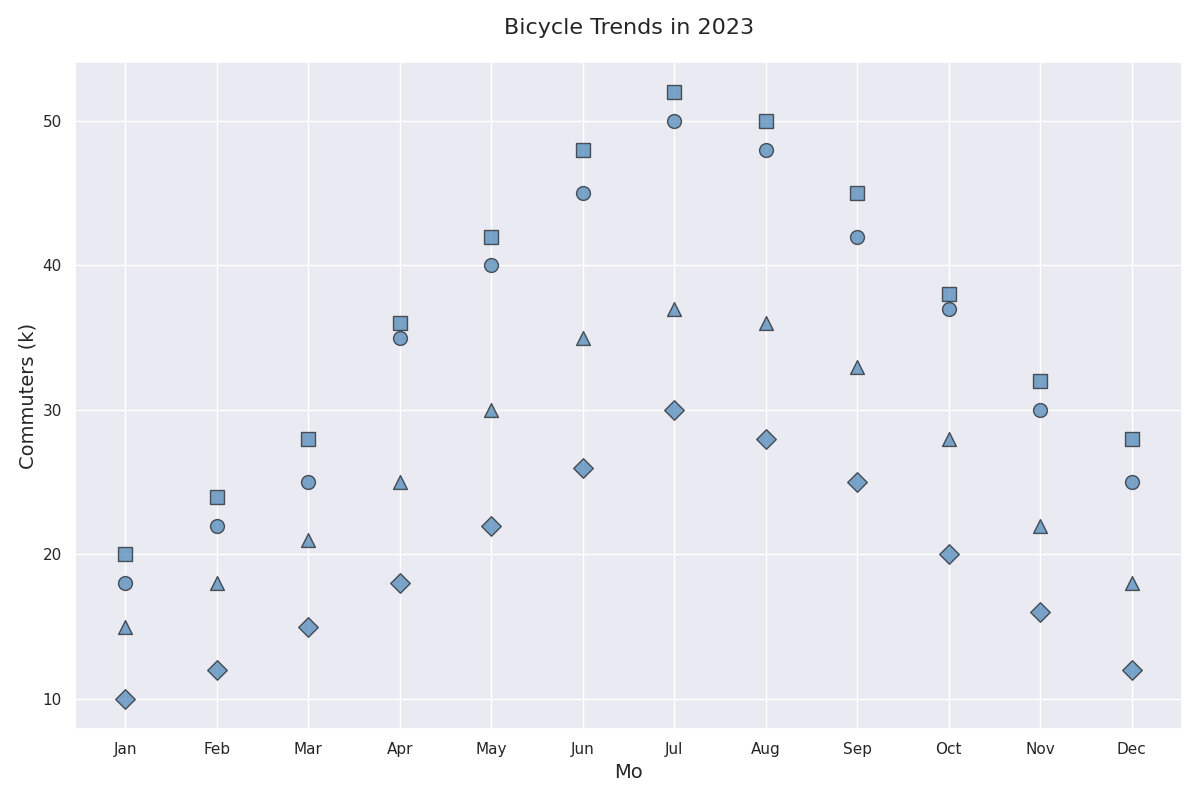

Source code (Python):
import matplotlib.pyplot as plt
import numpy as np

months = np.array(['Jan', 'Feb', 'Mar', 'Apr', 'May', 'Jun', 
                   'Jul', 'Aug', 'Sep', 'Oct', 'Nov', 'Dec'])

copenhagen_commuters = np.array([18, 22, 25, 35, 40, 45, 50, 48, 42, 37, 30, 25])
amsterdam_commuters = np.array([20, 24, 28, 36, 42, 48, 52, 50, 45, 38, 32, 28])
portland_commuters = np.array([15, 18, 21, 25, 30, 35, 37, 36, 33, 28, 22, 18])
barcelona_commuters = np.array([10, 12, 15, 18, 22, 26, 30, 28, 25, 20, 16, 12])

fig, ax = plt.subplots(figsize=(12, 8))

ax.scatter(months, copenhagen_commuters, color='steelblue', marker='o', s=100, alpha=0.7, edgecolors='k')
ax.scatter(months, amsterdam_commuters, color='steelblue', marker='s', s=100, alpha=0.7, edgecolors='k')
ax.scatter(months, portland_commuters, color='steelblue', marker='^', s=100, alpha=0.7, edgecolors='k')
ax.scatter(months, barcelona_commuters, color='steelblue', marker='D', s=100, alpha=0.7, edgecolors='k')

ax.set_title('Bicycle Trends in 2023', fontsize=16, pad=20)
ax.set_xlabel('Mo', fontsize=14)
ax.set_ylabel('Commuters (k)', fontsize=14)

plt.tight_layout()
plt.show()
